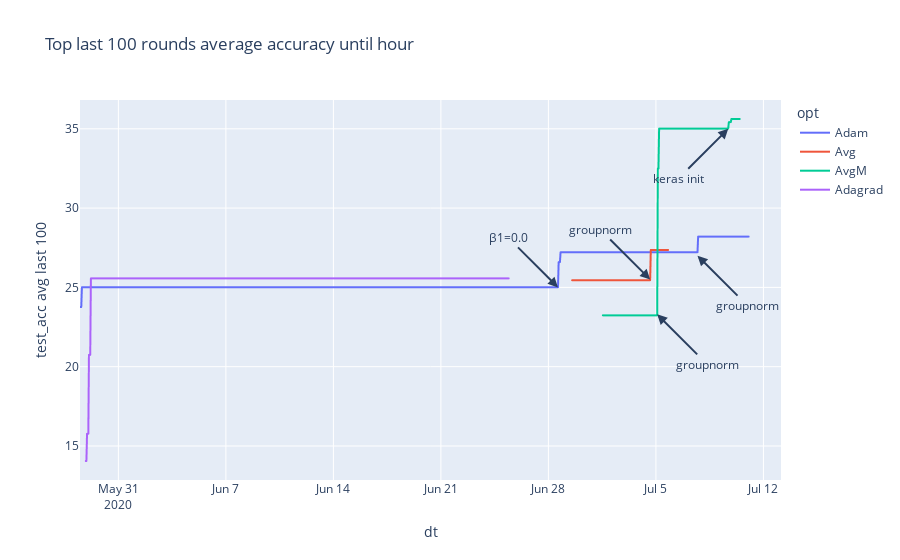

Notebook cell for this chart:
### Code cell
import plotly.express as px

# fig = px.line(df, y="test_acc", color='opt', title="Top last accuracy until day")
# fig.show()

fig = px.line(df, y="test_acc avg last 100", color='opt', title="Top last 100 rounds average accuracy until hour")#, hover_name='id')

adam_not = [("β1=0.0", datetime.datetime(year=2020, month=6, day=28, hour=15), 25, -50, -50),
            ("groupnorm",      datetime.datetime(year=2020, month=7, day=7, hour=17),  27,  50,  50)]

avg_not = [("groupnorm", datetime.datetime(year=2020, month=7, day=4, hour=15), 25.5, -50, -50)]

avgm_not = [("groupnorm",  datetime.datetime(year=2020, month=7, day=5, hour=2),  23.3, 50,  50),
            ("keras init", datetime.datetime(year=2020, month=7, day=9, hour=17), 35,   -50, 50)]

for t, d, acc, ax, ay in adam_not + avg_not + avgm_not:
    fig.add_annotation(
            x=d,
            y=acc,
            text=t,
            showarrow=True,
            arrowhead=2,
            arrowwidth=2,
            ax=ax,
            ay=ay,
            )
fig.show()

### Figure 1 — Plotly figure (JSON) as saved in the notebook; plotly's stock layout.template omitted (floating-point values rounded to 4 significant figures; data arrays with more than 128 entries replaced by an {"elided": "..."} marker saying what was removed)
{"data": [{"hovertemplate": "opt=Adam<br>dt=%{x}<br>test_acc avg last 100=%{y}<extra></extra>", "legendgroup": "Adam", "line": {"color": "#636efa", "dash": "solid"}, "mode": "lines", "name": "Adam", "showlegend": true, "type": "scattergl", "x": {"elided": "1076 str values"}, "xaxis": "x", "y": {"elided": "1076 float values"}, "yaxis": "y"}, {"hovertemplate": "opt=Avg<br>dt=%{x}<br>test_acc avg last 100=%{y}<extra></extra>", "legendgroup": "Avg", "line": {"color": "#EF553B", "dash": "solid"}, "mode": "lines", "name": "Avg", "showlegend": true, "type": "scattergl", "x": {"elided": "151 str values"}, "xaxis": "x", "y": {"elided": "151 float values"}, "yaxis": "y"}, {"hovertemplate": "opt=AvgM<br>dt=%{x}<br>test_acc avg last 100=%{y}<extra></extra>", "legendgroup": "AvgM", "line": {"color": "#00cc96", "dash": "solid"}, "mode": "lines", "name": "AvgM", "showlegend": true, "type": "scattergl", "x": {"elided": "235 str values"}, "xaxis": "x", "y": {"elided": "235 float values"}, "yaxis": "y"}, {"hovertemplate": "opt=Adagrad<br>dt=%{x}<br>test_acc avg last 100=%{y}<extra></extra>", "legendgroup": "Adagrad", "line": {"color": "#ab63fa", "dash": "solid"}, "mode": "lines", "name": "Adagrad", "showlegend": true, "type": "scattergl", "x": {"elided": "662 str values"}, "xaxis": "x", "y": {"elided": "662 float values"}, "yaxis": "y"}], "layout": {"annotations": [{"arrowhead": 2, "arrowwidth": 2, "ax": -50, "ay": -50, "showarrow": true, "text": "β1=0.0", "x": "2020-06-28T15:00:00", "y": 25}, {"arrowhead": 2, "arrowwidth": 2, "ax": 50, "ay": 50, "showarrow": true, "text": "groupnorm", "x": "2020-07-07T17:00:00", "y": 27}, {"arrowhead": 2, "arrowwidth": 2, "ax": -50, "ay": -50, "showarrow": true, "text": "groupnorm", "x": "2020-07-04T15:00:00", "y": 25.5}, {"arrowhead": 2, "arrowwidth": 2, "ax": 50, "ay": 50, "showarrow": true, "text": "groupnorm", "x": "2020-07-05T02:00:00", "y": 23.3}, {"arrowhead": 2, "arrowwidth": 2, "ax": -50, "ay": 50, "showarrow": true, "text": "keras init", "x": "2020-07-09T17:00:00", "y": 35}], "autosize": true, "legend": {"title": {"text": "opt"}, "tracegroupgap": 0}, "title": {"text": "Top last 100 rounds average accuracy until hour"}, "xaxis": {"anchor": "y", "autorange": true, "domain": [0, 1], "range": ["2020-05-28 12:00", "2020-07-11 02:53:35.8809"], "title": {"text": "dt"}, "type": "date"}, "yaxis": {"anchor": "x", "autorange": true, "domain": [0, 1], "range": [12.85, 36.82], "title": {"text": "test_acc avg last 100"}, "type": "linear"}}}
